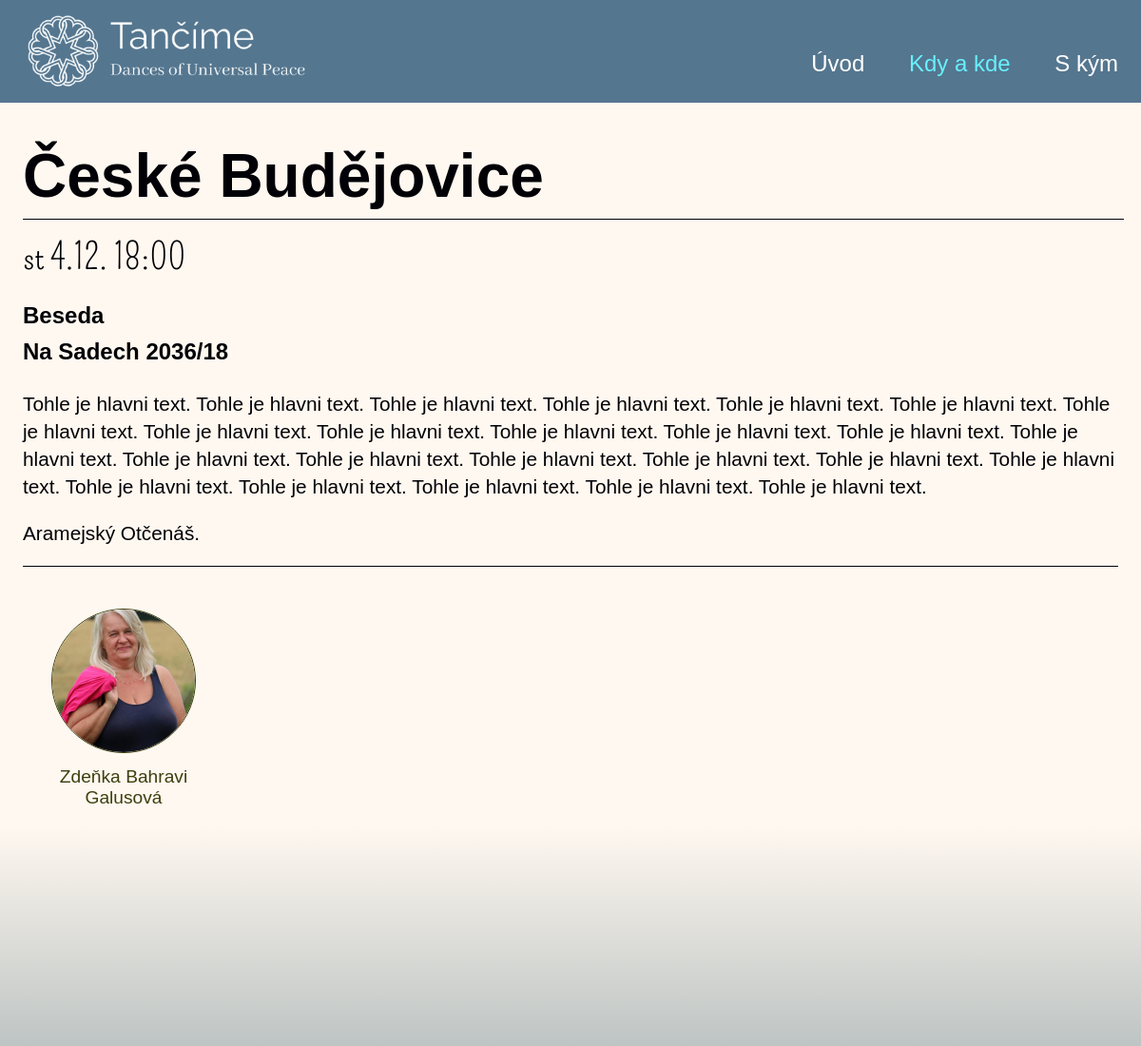
Page /event/19/ (upper part) on the earlier database version.
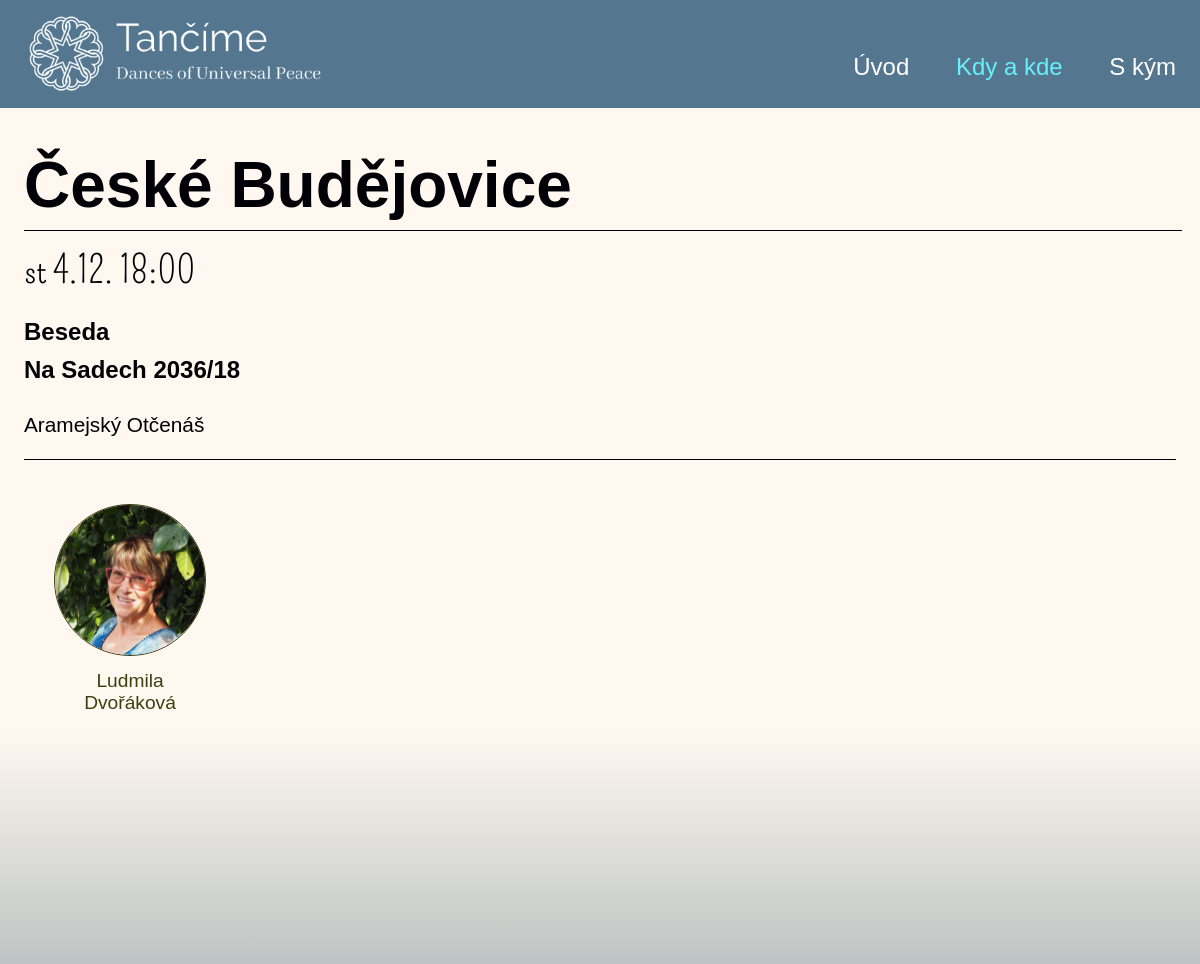
Same page on the later database version.
### danceapp/models.py (models this page shows, shortened)
class Event(models.Model):
    parent = models.ForeignKey('EventGroup', verbose_name="Event Group", on_delete=models.PROTECT)
    date = models.DateField(verbose_name="Datum", default=datetime.date.today)
    description = models.TextField(verbose_name="Dodatečný popis (nepovinné)", null=True, blank=True)
    _lock = Lock()
    town_to_number = {}
    next_number = 1
    class Meta:
        verbose_name = "Taneční večer"
        verbose_name_plural = "Taneční večery"
        ordering = ['-date']

class EventGroup(models.Model):
    lector = models.ManyToManyField(Lector, verbose_name="Lektor")
    location = models.ForeignKey(Location, verbose_name="Místo konání", on_delete=models.PROTECT)
    startTime = models.TimeField(verbose_name="Začátek", default='18:00')
    endTime = models.TimeField(verbose_name="Konec (nepovinné)", default='20:00', null=True, blank=True)
    description = models.TextField(verbose_name="Popis (nepovinné)", null=True, blank=True)
    image = models.ImageField(verbose_name="Obrázek", upload_to='images/', null=True, blank=True)
    class Meta:
        verbose_name = "Taneční večer"
        verbose_name_plural = "Taneční večery"
        ordering = ['-startTime']

class Lector(models.Model):
    user = models.OneToOneField(User, on_delete=models.CASCADE, null=True, blank=True, verbose_name="Uživatel")
    firstName = models.CharField(max_length=50, verbose_name="Jméno")
    lastName = models.CharField(max_length=50, null=True, blank=True, verbose_name="Příjmení")
    slug = models.SlugField(max_length=100, unique=True)
    image = models.ImageField(upload_to='images/', verbose_name="Fotka")
    description = models.TextField(verbose_name="Popis")
    phone = models.CharField(max_length=50, null=True, blank=True, verbose_name="Telefon")
    email = models.EmailField(null=True, blank=True, verbose_name="E-mail")
    link = models.CharField(max_length=256, null=True, blank=True, verbose_name="Odkaz na stránku")
    class Meta:
        ordering = ['firstName'] #řazení lektorů podle abecedy
        verbose_name = "Lektor"
        verbose_name_plural = "Lektoři"

class Location(models.Model):
    coordinates = models.CharField(max_length=50, verbose_name="Souřadnice")
    name = models.CharField(max_length=50, null=True, blank=True, verbose_name="Název místa (nepovinné)")
    town = models.CharField(max_length=50, verbose_name="Město/Obec")
    address = models.CharField(max_length=100, verbose_name="Adresa (ulice a ČP)")
    description = models.CharField(max_length=100, null=True, blank=True, verbose_name="Popis (jak se k nám dostat)")
    lector = models.ManyToManyField(Lector, verbose_name="Lektor")
    class Meta:
        verbose_name = "Místo konání"
        verbose_name_plural = "Místa konání"

### dance_web/views.py (the view)
# urls.py: path('event/<int:id>/', views.evening_page, name='evening_page'),
def evening_page(request, id):
    event = Event.objects.get(id=id)
    context = {
        'event': event,
    }
    return render(request, 'evening_page.html', context)

### templates/evening_page.html (shortened to what this page needs)
{% extends "base.html" %}
{% load custom_filters %}
{% load static %}
{% block extra_css %}
<link rel="stylesheet" type="text/css" href="{% static 'css/event_page.css' %}">
<link rel="stylesheet" type="text/css" href="{% static 'css/lector_list.css' %}">
<link rel="stylesheet" type="text/css" href="{% static 'css/evening_page.css' %}">
{% endblock %}
{% block content %}
<div class="event-detail section-container">
    <div class="event-title">{{ event.parent.location.town }}</div>
    <div class="event-date">
        {% with event|date_format as date %}
        {{ date.day }} {{ date.date }} {{ date.startTime }}{% if date.endTime %}&ndash;{{ date.endTime }} {% endif %}
        {% endwith %}
    </div>
    <div class="event-address">{{ event.parent.location.name }} <br> {{ event.parent.location.address }} </div>
    {% if event.parent.description %}
    <div class="event-description">
        {{ event.parent.description|safe }}
    </div>
    {% endif %}
    {% if event.description %}
    <div class="event-description">
        {{ event.description|safe }}
    </div>
    {% endif %}
    <div class="lector-list">
        {% include "lector_list.html" with lectors=event.parent.lector.all %}
    </div>
</div>
{% endblock %}

### templates/lector_list.html
<div class="lectors">
    {% for lector in lectors %}
    <div class="lector">
        <a href="{% url 'lector_page' slug=lector.slug %}" style="text-decoration: none;">
            <img src="{{ lector.image.url }}" alt="{{ lector.firstName }}">
            <div class="lector-name">
                {{lector.firstName}} {% if lector.lastName %} <br />{{lector.lastName}} {% endif %}
            </div>
        </a>
    </div>
    {% endfor %}
</div>

Differences in the rows shown:
changed Event "České Budějovice": description "Aramejský Otčenáš." → "Aramejský Otčenáš"; parent.description "Tohle je hlavni text. Tohle je hlavni text. Tohle je hlavni text. Tohle je hlavni text. Tohle je hlavni text. Tohle je hlavni text. Tohle je hlavni text. Tohle je hlavni text. Tohle je hlavni text. Tohle je hlavni text. Tohle je hlavni text. Tohle je hlavni text. Tohle je hlavni text. Tohle je hlavni text. Tohle je hlavni text. Tohle je hlavni text. Tohle je hlavni text. Tohle je hlavni text. Tohle je hlavni text. Tohle je hlavni text. Tohle je hlavni text. Tohle je hlavni text. Tohle je hlavni text. Tohle je hlavni text." → (not shown)
changed Lector: image: a different picture; firstName "Zdeňka Bahravi" → "Ludmila"; lastName "Galusová" → "Dvořáková"
